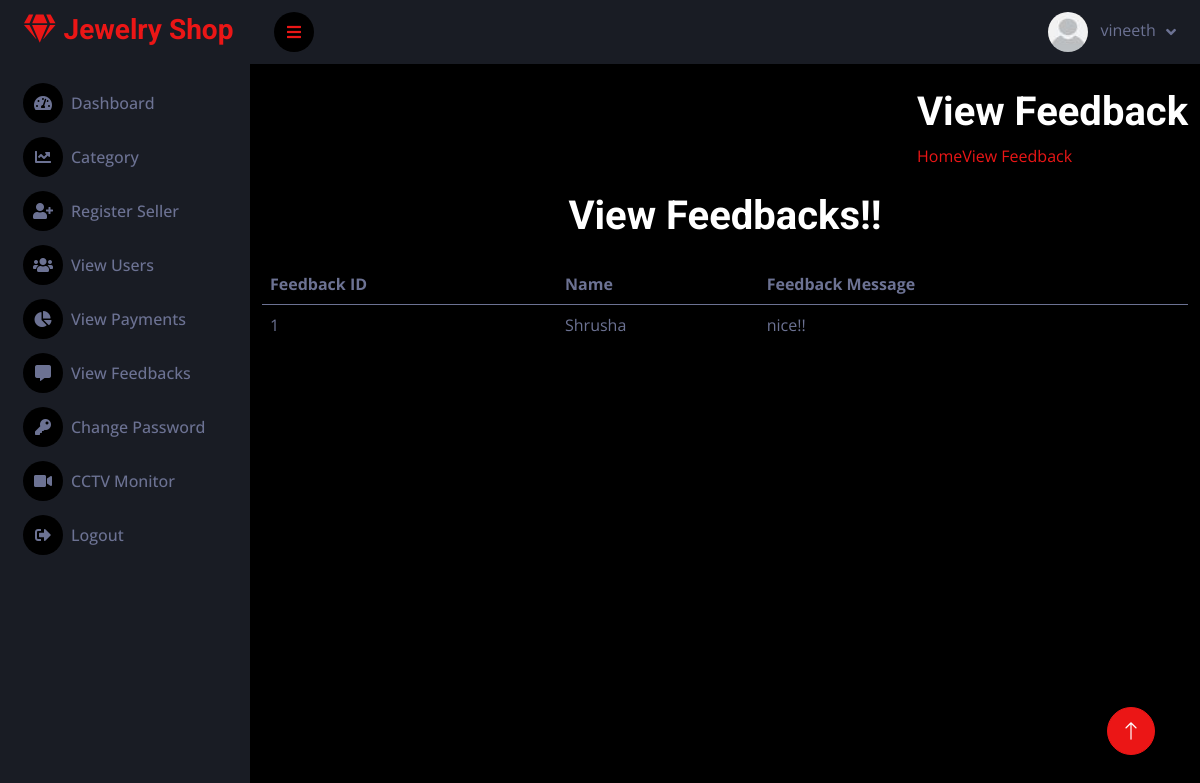
Screenshot of /view-feedback.php (signed in) with the database file from the repository.
### tables this page shows
CREATE TABLE `feedback` (
  `Feedback_id` int(10) UNSIGNED NOT NULL,
  `Name` varchar(45) DEFAULT NULL,
  `Feedback` varchar(450) DEFAULT NULL,
  `Date` varchar(45) DEFAULT NULL
);

### view-feedback.php (the view, shortened to what this page needs)
<?php
require_once 'config/connection.php';
$feedbackQuery = "SELECT * FROM feedback";
$feedbackResult = mysqli_query($conn, $feedbackQuery);
?>
<!DOCTYPE html>
<html lang="zxx" class="no-js">
<?php require_once 'include/header.php'; ?>
<body>
    <section class="banner-area organic-breadcrumb">
        <div class="container">
            <div class="breadcrumb-banner d-flex flex-wrap align-items-center justify-content-end">
                <div class="col-first">
                    <h1>View Feedback</h1>
                    <nav class="d-flex align-items-center">
                        <a href="home.php">Home<span class="lnr lnr-arrow-right"></span></a>
                        <a href="add-item.php">View Feedback</a>
                    </nav>
                </div>
            </div>
        </div>
    </section>
    <section class="feedback_table_area section_gap_bottom">
        <div class="container">
            <div class="row">
                <div class="col-lg-12"><br>
                <h1 class="text-center mb-4">View Feedbacks!!</h1>
                    <div class="table-responsive">
                        <table class="table">
                            <thead>
                                <tr>
                                    <th>Feedback ID</th>
                                    <th>Name</th>
                                    <th>Feedback Message</th>
                                </tr>
                            </thead>
                            <tbody>
                                <?php
                                while ($row = mysqli_fetch_assoc($feedbackResult)) {
                                    echo "<tr>";
                                    echo "<td>" . $row['Feedback_id'] . "</td>";
                                    echo "<td>" . $row['Name'] . "</td>";
                                    echo "<td>" . $row['Feedback'] . "</td>";
                                    echo "</tr>";
                                }
                                ?>
                            </tbody>
                        </table>
                    </div>
                </div>
            </div>
        </div>
    </section>
    <?php require_once 'include/footer.php'; ?>
</body>
</html>

### css/style.css (style rules this page uses)
:root { --primary: #EB1616; --secondary: #191C24; --light: #6C7293; --dark: #000000; }

### rows the page displays
feedback: Feedback_id "1", Name "Shrusha", Feedback "nice!!"

### other values shown
$_SESSION['User_name'] "vineeth"
